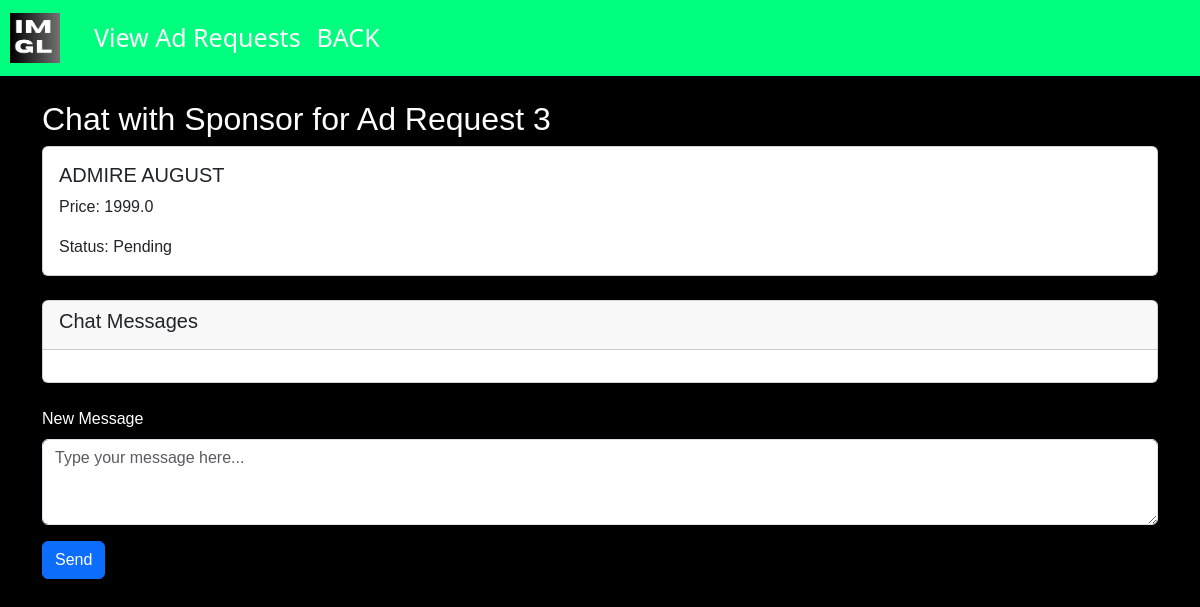
Page /influencer/chat/3 (signed in) on the committed database.
### models.py (models this page shows, shortened)
class AdRequest(db.Model):
    __tablename__ = 'ad_requests'
    id = db.Column(db.Integer, primary_key=True)
    campaign_id = db.Column(db.Integer, db.ForeignKey('ad_campaigns.id'), nullable=False)
    influencer_id = db.Column(db.String(36), db.ForeignKey('influencers.influencer_id'), nullable=False)
    sponcer_id = db.Column(db.Integer, db.ForeignKey('sponcers.id'), nullable=False)
    price = db.Column(db.Float, nullable=False)
    status = db.Column(db.String(20), nullable=False, default='Pending')
    campaign = db.relationship('AdCampaign', backref='ad_requests')
    sponcer = db.relationship('Sponcer', backref='ad_requests')
    influencer = db.relationship('Influencer', backref='ad_requests')

class AdCampaign(db.Model):
    __tablename__ = 'ad_campaigns'
    id = db.Column(db.Integer, primary_key=True)
    sponcer_id = db.Column(db.Integer, db.ForeignKey('sponcers.id'), nullable=False)
    name = db.Column(db.String(120), nullable=False)
    description = db.Column(db.Text, nullable=True)
    start_date = db.Column(db.Date, nullable=False)
    end_date = db.Column(db.Date, nullable=False)
    budget = db.Column(db.Float, nullable=False)
    picture = db.Column(db.String(255), nullable=True)  # Field to store picture URL or filename

### influencer.py (the view, shortened to what this page needs)
@influencer.route('/chat/<int:request_id>', methods=['GET', 'POST'])
def chat(request_id):
    if 'influencer_id' not in session:
        flash('Please log in first', 'danger')
        return redirect(url_for('influencer.ilogin'))
    ad_request = AdRequest.query.get_or_404(request_id)
    chat_messages = ChatMessage.query.filter_by(ad_request_id=request_id).order_by(ChatMessage.timestamp.asc()).all()
    return render_template('chat.html', ad_request=ad_request, chat_messages=chat_messages)

### templates/chat.html (shortened to what this page needs)
<!DOCTYPE html>
<html lang="en">
<head>
    <link href="https://cdn.jsdelivr.net/npm/bootstrap@5.3.3/dist/css/bootstrap.min.css" rel="stylesheet">
    <link rel="stylesheet" href="{{ url_for('static', filename='infbase.css') }}">
</head>
<body>
    <nav class="navbar navbar-expand-lg navbar-light bg-light custom-navbar">
        <a class="navbar-brand" href="{{ url_for('home') }}">
            <img class="navbar-logo" src="{{ url_for('static', filename='logo.png') }}" width="50" height="50" alt="Logo">
        </a>
        <div class="collapse navbar-collapse" id="navbarNav">
            <ul class="navbar-nav">
                <li class="nav-item">
                    <a class="nav-link" href="{{ url_for('influencer.view_ad_requests') }}">View Ad Requests</a>
                </li>
                <li class="nav-item">
                    <a class="nav-link" href="{{ url_for('influencer.dashboard') }}">BACK</a>
                </li>
            </ul>
        </div>
    </nav>
    <div class="container mt-4">
        <h2>Chat with Sponsor for Ad Request {{ ad_request.id }}</h2>
        <div class="card mb-4">
            <div class="card-body">
                <h5 class="card-title">{{ ad_request.campaign.name }}</h5>
                <p class="card-text">Price: {{ ad_request.price }}</p>
                <p class="card-text">Status: {{ ad_request.status }}</p>
            </div>
        </div>
        <div class="card mb-4">
            <div class="card-header">
                <h5 class="card-title">Chat Messages</h5>
            </div>
            <div class="card-body">
            </div>
        </div>
        <form action="{{ url_for('influencer.chat', request_id=ad_request.id) }}" method="post">
            <div class="mb-3">
                <label for="message" class="form-label">New Message</label>
                <textarea class="form-control" id="message" name="message" rows="3" placeholder="Type your message here..." required></textarea>
            </div>
            <button type="submit" class="btn btn-primary">Send</button>
        </form>
    </div>
</body>
</html>

### static/infbase.css (style rules this page uses)
.custom-navbar { background-color: #00FF7F !important; }
.navbar-logo { margin-left: 10px; margin-right: 10px; }
body { background-color: black; background-image: ; color: white; font-family: Verdana, Geneva, Tahoma, sans-serif; background-size: cover; background-repeat: no-repeat; background-position: center center; }
.nav-link { color: white !important; font-size: 25px; font-family: 'Segoe UI', Tahoma, Geneva, Verdana, sans-serif; }

### rows in the picture
AdRequest: id "3", price "1999.0", status "Pending"
AdCampaign: campaign.name "ADMIRE AUGUST"
